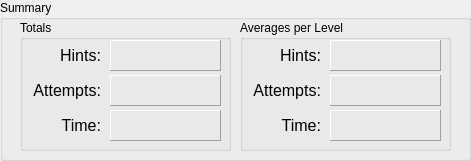
    <widget class="QGroupBox" name="groupSummary">
     <property name="geometry">
      <rect>
       <x>240</x>
       <y>20</y>
       <width>471</width>
       <height>161</height>
      </rect>
     </property>
     <property name="title">
      <string>Summary</string>
     </property>
     <widget class="QGroupBox" name="groupSummaryTotal">
      <property name="geometry">
       <rect>
        <x>20</x>
        <y>20</y>
        <width>211</width>
        <height>131</height>
       </rect>
      </property>
      <property name="title">
       <string>Totals</string>
      </property>
      <widget class="QLabel" name="lblHintsTotal">
       <property name="geometry">
        <rect>
         <x>90</x>
         <y>20</y>
         <width>111</width>
         <height>31</height>
        </rect>
       </property>
       <property name="frameShape">
        <enum>QFrame::Panel</enum>
       </property>
       <property name="frameShadow">
        <enum>QFrame::Raised</enum>
       </property>
       <property name="text">
        <string/>
       </property>
      </widget>
      <widget class="QLabel" name="label_4">
       <property name="geometry">
        <rect>
         <x>0</x>
         <y>60</y>
         <width>81</width>
         <height>21</height>
        </rect>
       </property>
       <property name="font">
        <font>
         <pointsize>12</pointsize>
        </font>
       </property>
       <property name="layoutDirection">
        <enum>Qt::LeftToRight</enum>
       </property>
       <property name="text">
        <string>Attempts:</string>
       </property>
       <property name="alignment">
        <set>Qt::AlignRight|Qt::AlignTrailing|Qt::AlignVCenter</set>
       </property>
      </widget>
      <widget class="QLabel" name="lblTimeTotal">
       <property name="geometry">
        <rect>
         <x>90</x>
         <y>90</y>
         <width>111</width>
         <height>31</height>
        </rect>
       </property>
       <property name="frameShape">
        <enum>QFrame::Panel</enum>
       </property>
       <property name="frameShadow">
        <enum>QFrame::Raised</enum>
       </property>
       <property name="text">
        <string/>
       </property>
      </widget>
      <widget class="QLabel" name="lblAttemptsTotal">
       <property name="geometry">
        <rect>
         <x>90</x>
         <y>55</y>
         <width>111</width>
         <height>31</height>
        </rect>
       </property>
       <property name="frameShape">
        <enum>QFrame::Panel</enum>
       </property>
       <property name="frameShadow">
        <enum>QFrame::Raised</enum>
       </property>
       <property name="text">
        <string/>
       </property>
      </widget>
      <widget class="QLabel" name="label">
       <property name="geometry">
        <rect>
         <x>10</x>
         <y>25</y>
         <width>71</width>
         <height>21</height>
        </rect>
       </property>
       <property name="font">
        <font>
         <pointsize>12</pointsize>
        </font>
       </property>
       <property name="layoutDirection">
        <enum>Qt::LeftToRight</enum>
       </property>
       <property name="text">
        <string>Hints:</string>
       </property>
       <property name="alignment">
        <set>Qt::AlignRight|Qt::AlignTrailing|Qt::AlignVCenter</set>
       </property>
      </widget>
      <widget class="QLabel" name="label_5">
       <property name="geometry">
        <rect>
         <x>10</x>
         <y>90</y>
         <width>71</width>
         <height>31</height>
        </rect>
       </property>
       <property name="font">
        <font>
         <pointsize>12</pointsize>
        </font>
       </property>
       <property name="layoutDirection">
        <enum>Qt::LeftToRight</enum>
       </property>
       <property name="text">
        <string>Time:</string>
       </property>
       <property name="alignment">
        <set>Qt::AlignRight|Qt::AlignTrailing|Qt::AlignVCenter</set>
       </property>
      </widget>
     </widget>
     <widget class="QGroupBox" name="groupSummaryAverages">
      <property name="geometry">
       <rect>
        <x>240</x>
        <y>20</y>
        <width>211</width>
        <height>131</height>
       </rect>
      </property>
      <property name="title">
       <string>Averages per Level</string>
      </property>
      <widget class="QLabel" name="lblHintsAverage">
       <property name="geometry">
        <rect>
         <x>90</x>
         <y>20</y>
         <width>111</width>
         <height>31</height>
        </rect>
       </property>
       <property name="frameShape">
        <enum>QFrame::Panel</enum>
       </property>
       <property name="frameShadow">
        <enum>QFrame::Raised</enum>
       </property>
       <property name="text">
        <string/>
       </property>
      </widget>
      <widget class="QLabel" name="label_8">
       <property name="geometry">
        <rect>
         <x>0</x>
         <y>60</y>
         <width>81</width>
         <height>21</height>
        </rect>
       </property>
       <property name="font">
        <font>
         <pointsize>12</pointsize>
        </font>
       </property>
       <property name="layoutDirection">
        <enum>Qt::LeftToRight</enum>
       </property>
       <property name="text">
        <string>Attempts:</string>
       </property>
       <property name="alignment">
        <set>Qt::AlignRight|Qt::AlignTrailing|Qt::AlignVCenter</set>
       </property>
      </widget>
      <widget class="QLabel" name="lblTimeAverage">
       <property name="geometry">
        <rect>
         <x>90</x>
         <y>90</y>
         <width>111</width>
         <height>31</height>
        </rect>
       </property>
       <property name="frameShape">
        <enum>QFrame::Panel</enum>
       </property>
       <property name="frameShadow">
        <enum>QFrame::Raised</enum>
       </property>
       <property name="text">
        <string/>
       </property>
      </widget>
      <widget class="QLabel" name="lblAttemptsAverage">
       <property name="geometry">
        <rect>
         <x>90</x>
         <y>55</y>
         <width>111</width>
         <height>31</height>
        </rect>
       </property>
       <property name="frameShape">
        <enum>QFrame::Panel</enum>
       </property>
       <property name="frameShadow">
        <enum>QFrame::Raised</enum>
       </property>
       <property name="text">
        <string/>
       </property>
      </widget>
      <widget class="QLabel" name="label_11">
       <property name="geometry">
        <rect>
         <x>10</x>
         <y>25</y>
         <width>71</width>
         <height>21</height>
        </rect>
       </property>
       <property name="font">
        <font>
         <pointsize>12</pointsize>
        </font>
       </property>
       <property name="layoutDirection">
        <enum>Qt::LeftToRight</enum>
       </property>
       <property name="text">
        <string>Hints:</string>
       </property>
       <property name="alignment">
        <set>Qt::AlignRight|Qt::AlignTrailing|Qt::AlignVCenter</set>
       </property>
      </widget>
      <widget class="QLabel" name="label_12">
       <property name="geometry">
        <rect>
         <x>10</x>
         <y>90</y>
         <width>71</width>
         <height>31</height>
        </rect>
       </property>
       <property name="font">
        <font>
         <pointsize>12</pointsize>
        </font>
       </property>
       <property name="layoutDirection">
        <enum>Qt::LeftToRight</enum>
       </property>
       <property name="text">
        <string>Time:</string>
       </property>
       <property name="alignment">
        <set>Qt::AlignRight|Qt::AlignTrailing|Qt::AlignVCenter</set>
       </property>
      </widget>
     </widget>
    </widget>
